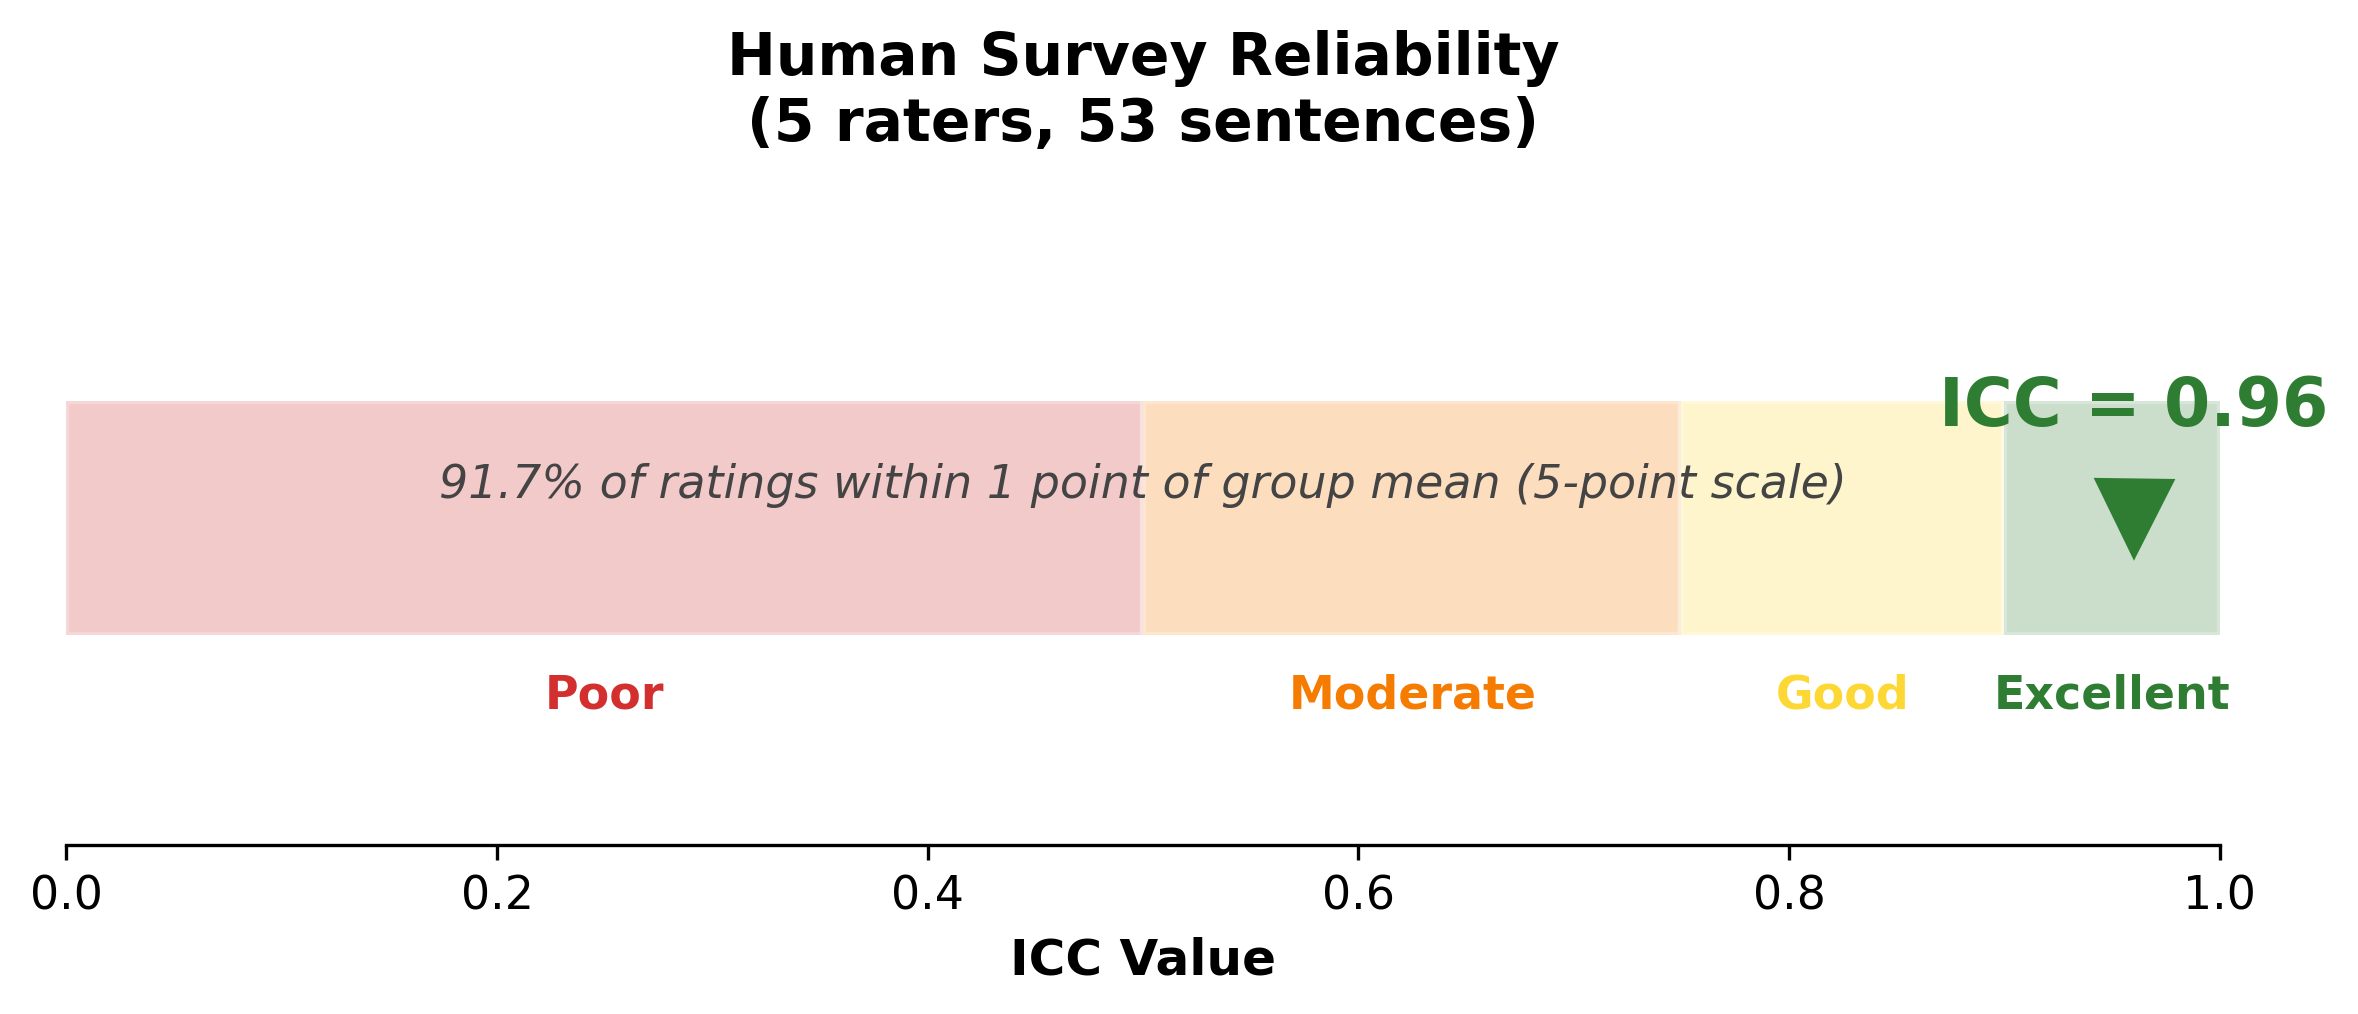

The Python source for this figure:
#!/usr/bin/env python3
"""
Simple inter-rater reliability chart.
Single horizontal bar showing ICC(2,k) = 0.96 against the interpretation scale.
"""

import matplotlib.pyplot as plt
import matplotlib
matplotlib.use('Agg')
from pathlib import Path

output_dir = Path(__file__).parent

fig, ax = plt.subplots(figsize=(8, 3.5))

# ICC interpretation zones (Koo & Li, 2016)
zones = [
    (0.00, 0.50, '#D32F2F', 'Poor'),
    (0.50, 0.75, '#F57C00', 'Moderate'),
    (0.75, 0.90, '#FDD835', 'Good'),
    (0.90, 1.00, '#2E7D32', 'Excellent'),
]

bar_y = 0
bar_h = 0.5

for x0, x1, color, label in zones:
    ax.barh(bar_y, x1 - x0, left=x0, height=bar_h, color=color, alpha=0.25,
            edgecolor='white', linewidth=1.5)
    ax.text((x0 + x1) / 2, bar_y - 0.38, label, ha='center', va='center',
            fontsize=11, fontweight='bold', color=color)

# Our ICC value
icc_val = 0.960
ax.plot(icc_val, bar_y, marker='v', markersize=18, color='#2E7D32', zorder=5)
ax.annotate(f'ICC = {icc_val:.2f}', (icc_val, bar_y),
            textcoords="offset points", xytext=(0, 22),
            fontsize=16, fontweight='bold', color='#2E7D32', ha='center')

# Within-1 callout
ax.text(0.5, 0.55, '91.7% of ratings within 1 point of group mean (5-point scale)',
        transform=ax.transAxes, ha='center', va='center',
        fontsize=11, color='#444444', fontstyle='italic')

# Styling
ax.set_xlim(0, 1.0)
ax.set_ylim(-0.7, 0.7)
ax.set_xlabel('ICC Value', fontsize=12, fontweight='bold')
ax.set_yticks([])
ax.set_title('Human Survey Reliability\n(5 raters, 53 sentences)',
             fontsize=14, fontweight='bold', pad=12)
ax.tick_params(axis='x', labelsize=11)
ax.spines['top'].set_visible(False)
ax.spines['right'].set_visible(False)
ax.spines['left'].set_visible(False)

plt.tight_layout()
out = str(output_dir / 'chart_interrater_simple')
fig.savefig(out + '.png', dpi=300, bbox_inches='tight')
fig.savefig(out + '.pdf', bbox_inches='tight')
print(f"Saved {out}.png and {out}.pdf")
